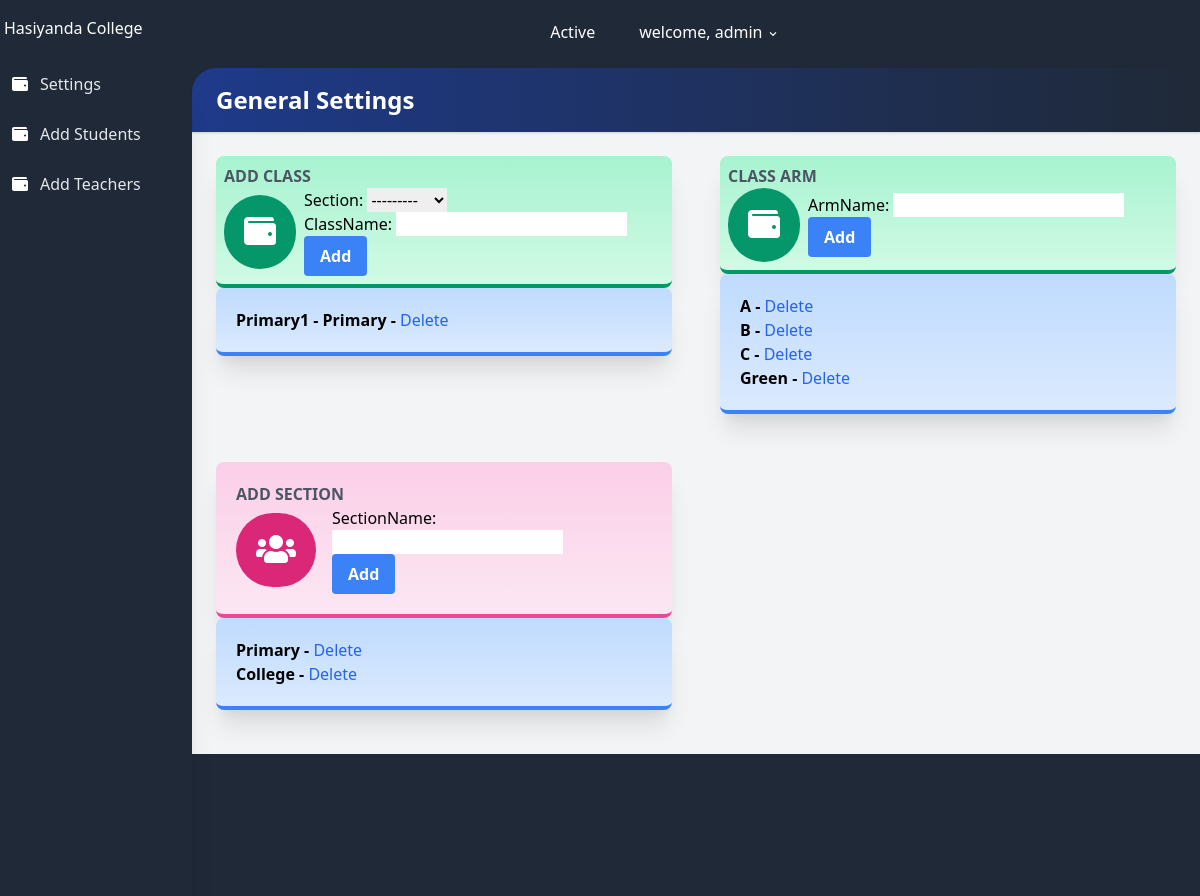
The page /settings/ (signed in) on the database its author committed.
### result/models.py (models this page shows, shortened)
class all_class(models.Model):
    className = models.CharField(max_length=100 , unique=True)
    section = models.ForeignKey(section, on_delete=models.SET_NULL, null=True)
    complete = models.BooleanField(default=False)
    date = models.DateTimeField(auto_now_add=True)
    class Meta:
        ordering = ['className']

class section(models.Model):
    sectionName = models.CharField(max_length=100 , unique=True)
    def __str__(self):
        return self.sectionName

class classArm(models.Model):
    armName = models.CharField(max_length=100 , unique=True)
    class Meta:
        ordering = ['armName']

### result/views.py (the view, shortened to what this page needs)
# urls.py: path('settings/', settings.as_view(), name='settings'),
class settings(LoginRequiredMixin, TemplateView):
    login_url = 'result:login'
    template_name = 'result/settings.html'
    queryset = all_class.objects.all()
    def get_context_data(self, **kwargs):
        context = super(settings, self).get_context_data(**kwargs)
        context['classForm'] = allClassForm()
        context['armForm'] = classArmForm()
        context['sectionForm'] = sectionForm()
        context['imageForm'] = ImageForm()
        context['settingForm'] = settingForm()
        context['allclass'] = all_class.objects.all()
        context['classArm'] = classArm.objects.all()
        context['sections'] = section.objects.all()
        context['img'] = Images.objects.all()
        context['setting'] = setting.objects.all()
        context['studentCount'] = students.objects.all().count()
        return context

### result/forms.py
class allClassForm(forms.ModelForm):
    class Meta:
        model = all_class
        fields = ['section', 'className']

class classArmForm(forms.ModelForm):
    class Meta:
        model = classArm
        fields = ['armName']

### result/templates/result/settings.html (shortened to what this page needs)
<!DOCTYPE html>
<html lang="en">
<head>
    <link rel="stylesheet" href="https://use.fontawesome.com/releases/v5.3.1/css/all.css">
    <link rel="stylesheet" href="https://unpkg.com/tailwindcss@2.2.19/dist/tailwind.min.css"/>
    <link href="https://afeld.github.io/emoji-css/emoji.css" rel="stylesheet">
</head>
<body class="bg-gray-800 font-sans leading-normal tracking-normal mt-12">
<header>
    <nav aria-label="menu nav" class="bg-gray-800 pt-2 md:pt-1 pb-1 px-1 mt-0 h-auto fixed w-full z-20 top-0">
        <div class="flex flex-wrap items-center">
            <div class="flex flex-shrink md:w-1/3 justify-center md:justify-start text-white">
                <a href="{% url 'result:index' %}" aria-label="Home">
                    <h1> Hasiyanda College</h1>
                </a>
            </div>
            <div class="flex w-full pt-2 content-center justify-between md:w-1/3 md:justify-end">
                <ul class="list-reset flex justify-between flex-1 md:flex-none items-center">
                    <li class="flex-1 md:flex-none md:mr-3">
                        <a class="inline-block py-2 px-4 text-white no-underline" href="#">Active</a>
                    </li>
                    <li class="flex-1 md:flex-none md:mr-3">
                        <div class="relative inline-block">
                            <button onclick="toggleDD('myDropdown')" class="drop-button text-white py-2 px-2"> <span class="pr-2"></span> welcome, {{user.username}} <svg class="h-3 fill-current inline" xmlns="http://www.w3.org/2000/svg" viewBox="0 0 20 20">
                                <path d="M9.293 12.95l.707.707L15.657 8l-1.414-1.414L10 10.828 5.757 6.586 4.343 8z" /></svg></button>
                        </div>
                    </li>
                </ul>
            </div>
        </div>
    </nav>
</header>
<main>
    <div class="flex flex-col md:flex-row">
        <nav aria-label="alternative nav">
            <div class="bg-gray-800 shadow-xl h-20 fixed bottom-0 mt-12 md:relative md:h-screen z-10 w-full md:w-48 content-center">
                <div class="md:mt-12 md:w-48 md:fixed md:left-0 md:top-0 content-center md:content-start text-left justify-between">
                    <ul class="list-reset flex flex-row md:flex-col pt-3 md:py-3 px-1 md:px-2 text-center md:text-left">
                        <li class="mr-3 flex-1 ">
                            <a href="#" class="block py-1 md:py-3 pl-0 md:pl-1 align-middle text-white no-underline hover:text-white border-b-2 border-gray-800 hover:border-red-500">
                                <i class="fa fa-wallet pr-0 md:pr-3"></i><span class="pb-1 md:pb-0 text-xs md:text-base text-gray-400 md:text-gray-200 block md:inline-block ">Settings</span>
                            </a>
                        </li>
                        <li class="mr-3 flex-1">
                            <a href="{% url 'result:registerStudent' %}" class="block py-1 md:py-3 pl-0 md:pl-1 align-middle text-white no-underline hover:text-white border-b-2 border-gray-800 hover:border-yellow-500">
                                <i class="fa fa-wallet pr-0 md:pr-3"></i><span class="pb-1 md:pb-0 text-xs md:text-base text-gray-400 md:text-gray-200 block md:inline-block">
                                    Add Students
                                </span>
                            </a>
                        </li>
                        <li class="mr-3 flex-1">
                            <a href="#" class="block py-1 md:py-3 pl-0 md:pl-1 align-middle text-white no-underline hover:text-white border-b-2 border-gray-800 hover:border-green-500">
                                <i class="fa fa-wallet pr-0 md:pr-3"></i><span class="pb-1 md:pb-0 text-xs md:text-base text-gray-400 md:text-gray-200 block md:inline-block">Add Teachers</span>
                            </a>
                        </li>
                    </ul>
                </div>
            </div>
        </nav>
        <section>
            <div id="main" class="main-content flex-1 bg-gray-100 mt-12 md:mt-2 pb-24 md:pb-5">
                <div class="bg-gray-800 pt-3">
                    <div class="rounded-tl-3xl bg-gradient-to-r from-blue-900 to-gray-800 p-4 shadow text-2xl text-white">
                        <h1 class="font-bold pl-2">General Settings</h1>
                    </div>
                </div>
                <div class="flex flex-wrap">
                    <div class="w-full md:w-1/2 xl:w-1/3 p-6">
                        <div class="bg-gradient-to-b from-green-200 to-green-100 border-b-4 border-green-600 rounded-lg shadow-xl p-2">
                            <h2 class="font-bold uppercase text-gray-600">Add Class</h2>
                            <div class="flex flex-row items-center">
                                <div class="flex-shrink pr-2">
                                    <div class="rounded-full p-5 bg-green-600"><i class="fa fa-wallet fa-2x fa-inverse"></i></div>
                                </div>
                                <form method="post"  class="">
                                      {{ classForm.as_p }}
                                      <button
                                        class="bg-blue-500 hover:bg-blue-700 text-white font-bold py-2 px-4 rounded focus:outline-none focus:shadow-outline"
                                        type="submit"> Add</button>
                                </form>
                            </div>
                        </div>
                            <div class="bg-gradient-to-b from-blue-200 to-blue-100 border-b-4 border-blue-500 rounded-lg shadow-xl p-5">
                                <div class="flex flex-row items-center">
                                    <ul class=" font-bold">
                                        {% for class in allclass%}
                                          <li  >
                                             {{class.className}} - {{ class.section}} -
                                             <a href="{% url 'result:deleteClass' class.id %}" class="font-medium text-blue-600 dark:text-blue-500 hover:underline" >
                                              Delete
                                            </a>
                                          </li>
                                        {% endfor %}
                                      </ul>
                                </div>
                            </div>
                    </div>
                    <div class="w-full md:w-1/2 xl:w-1/3 p-6">
                        <div class="bg-gradient-to-b from-green-200 to-green-100 border-b-4 border-green-600 rounded-lg shadow-xl p-2">
                            <h2 class="font-bold uppercase text-gray-600">Class Arm</h2>
                            <div class="flex flex-row items-center">
                                <div class="flex-shrink pr-2">
                                    <div class="rounded-full p-5 bg-green-600"><i class="fa fa-wallet fa-2x fa-inverse"></i></div>
                                </div>
                                <form method="post"  class="">
                                      {{ armForm.as_p }}
                                      <button
                                        class="bg-blue-500 hover:bg-blue-700 text-white font-bold py-2 px-4 rounded focus:outline-none focus:shadow-outline"
                                        type="submit"> Add</button>
                                </form>
                            </div>
                        </div>
                        <div class="bg-gradient-to-b from-blue-200 to-blue-100 border-b-4 border-blue-500 rounded-lg shadow-xl p-5">
                            <div class="flex flex-row items-center">
                                <ul class=" font-bold">
                                    {% for classArm in classArm%}
                                      <li  >
                                         {{ classArm.armName}} -
                                         <a href="" class="font-medium text-blue-600 dark:text-blue-500 hover:underline" >
                                          Delete
                                        </a>
                                      </li>
                                    {% endfor %}
                                  </ul>
                            </div>
                        </div>
                    </div>
                    <div class="w-full md:w-1/2 xl:w-1/3 p-6">
                        <div class="bg-gradient-to-b from-pink-200 to-pink-100 border-b-4 border-pink-500 rounded-lg shadow-xl p-5">
                            <h2 class="font-bold uppercase text-gray-600">Add Section</h2>
                            <div class="flex flex-row items-center">
                                <div class="flex-shrink pr-4">
                                    <div class="rounded-full p-5 bg-pink-600"><i class="fas fa-users fa-2x fa-inverse"></i></div>
                                </div>
                                <form method="post"  class="">
                                    {{ sectionForm.as_p }}
                                    <button
                                      class="bg-blue-500 hover:bg-blue-700 text-white font-bold py-2 px-4 rounded focus:outline-none focus:shadow-outline"
                                      type="submit"> Add</button>
                              </form>
                            </div>
                        </div>
                        <div class="bg-gradient-to-b from-blue-200 to-blue-100 border-b-4 border-blue-500 rounded-lg shadow-xl p-5">
                            <div class="flex flex-row items-center">
                                <ul class=" font-bold">
                                    {% for section in sections %}
                                      <li  >
                                        {{ section.sectionName }} -
                                         <a href=" " class="font-medium text-blue-600 dark:text-blue-500 hover:underline" >
                                          Delete
                                        </a>
                                      </li>
                                    {% endfor %}
                                  </ul>
                            </div>
                        </div>
                    </div>
                </div>
            </div>
        </section>
    </div>
</main>
</body>
</html>

### rows shown on the page
all_class: className "Primary1", section "Primary"
classArm: armName "A"
classArm: armName "B"
classArm: armName "C"
classArm: armName "Green"
section: sectionName "Primary"
section: sectionName "College"

### other values the page prints
{{ user.username }} "admin"
